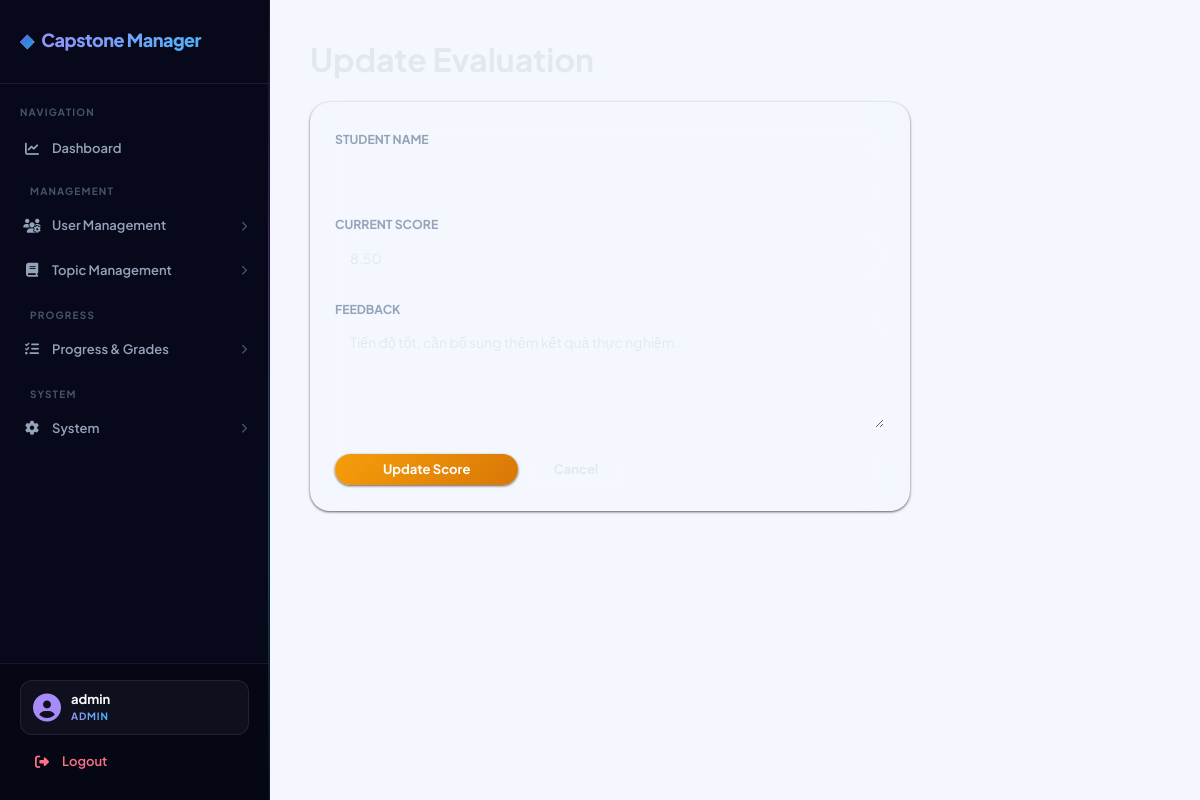
The app's page /index.php?page=score-edit&id=2 (signed in) with its own data.
### tables this page shows
CREATE TABLE evaluation_scores (
  id            INT UNSIGNED AUTO_INCREMENT PRIMARY KEY,
  submission_id INT UNSIGNED   NOT NULL,
  lecturer_id   INT UNSIGNED   NOT NULL,
  score         DECIMAL(5,2)   NOT NULL,
  feedback      TEXT           DEFAULT NULL,
  graded_at     TIMESTAMP DEFAULT CURRENT_TIMESTAMP,
  FOREIGN KEY (submission_id) REFERENCES submissions(id)  ON DELETE CASCADE,
  FOREIGN KEY (lecturer_id)   REFERENCES lecturers(id)    ON DELETE CASCADE
);

### app/controllers/ScoreController.php (called while the page is built, shortened)
<?php
class ScoreController {
    private $scoreModel;
    public function __construct() {
        $this->scoreModel = new Score();
    }
    public function edit() {
        $id    = (int)($_GET['id'] ?? 0);
        $score = $this->scoreModel->find($id);
        require '../app/views/scores/edit.php';
    }
}

### core/Database.php (called while the page is built)
<?php
class Database {
    private static $instance = null;
    private $conn;
    private $host = "localhost";
    private $dbname = "capstone_manager";
    private $username = "root";
    private $password = "";
    private function __construct(){
        try{
            $this->conn = new PDO(
                "mysql:host={$this->host};dbname={$this->dbname};charset=utf8mb4",
                $this->username,
                $this->password
            );
            $this->conn->setAttribute(
                PDO::ATTR_ERRMODE,
                PDO::ERRMODE_EXCEPTION
            );
            $this->conn->setAttribute(
                PDO::ATTR_DEFAULT_FETCH_MODE,
                PDO::FETCH_ASSOC
            );
        }catch(PDOException $e){
            die("Database Error: " . $e->getMessage());
        }
    }
    public static function getInstance(){
        if(self::$instance == null){
            self::$instance = new Database();
        }
        return self::$instance;
    }
    public function getConnection(){
        return $this->conn;
    }
}

### app/models/Score.php (called while the page is built, shortened)
<?php
class Score {
    private $conn;
    public function __construct() {
        $this->conn = Database::getInstance()->getConnection();
    }
    public function find($id) {
        $stmt = $this->conn->prepare("SELECT * FROM evaluation_scores WHERE id = ?");
        $stmt->execute([$id]);
        return $stmt->fetch(PDO::FETCH_ASSOC);
    }
}

### app/views/scores/edit.php (the view)
<?php require '../app/views/layouts/header.php'; ?>
<?php require '../app/views/layouts/sidebar.php'; ?>
<div class="main-content" style="padding: 40px; background-color: #f4f7fe;">
    <h2 class="fw-bold mb-4">Update Evaluation</h2>
    <div class="card border-0 shadow-sm p-4" style="border-radius: 20px; max-width: 600px;">
        <form action="index.php?page=score-update&id=<?= $score['id'] ?>" method="POST">
            <div class="mb-3">
                <label class="fw-bold small text-muted">STUDENT NAME</label>
                <input type="text" class="form-control rounded-pill bg-light" value="<?= htmlspecialchars($score['student_name']) ?>" readonly>
            </div>
            <div class="mb-3">
                <label class="fw-bold small text-muted">CURRENT SCORE</label>
                <input type="number" step="0.1" min="0" max="10" name="score" class="form-control rounded-pill" value="<?= $score['score'] ?>" required>
            </div>
            <div class="mb-4">
                <label class="fw-bold small text-muted">FEEDBACK</label>
                <textarea name="feedback" class="form-control" rows="4" style="border-radius: 15px;"><?= htmlspecialchars($score['feedback']) ?></textarea>
            </div>
            <button type="submit" class="btn btn-warning rounded-pill px-5 fw-bold text-white shadow-sm">Update Score</button>
            <a href="index.php?page=scores" class="btn btn-light rounded-pill px-4 ms-2">Cancel</a>
        </form>
    </div>
</div>
<?php require '../app/views/layouts/footer.php'; ?>

### public/assets/css/style.css (style rules this page uses)
:root { --primary: #7c3aed; --primary-glow: rgba(124, 58, 237, 0.4); --primary-light: rgba(124, 58, 237, 0.15); --accent: #06b6d4; --accent-glow: rgba(6, 182, 212, 0.35); --accent-light: rgba(6, 182, 212, 0.12); --success: #10b981; --success-glow: rgba(16, 185, 129, 0.35); --success-light: rgba(16, 185, 129, 0.12); --warning: #f59e0b; --warning-glow: rgba(245, 158, 11, 0.35); --warning-light: rgba(245, 158, 11, 0.12); --danger: #ef4444; --danger-glow: rgba(239, 68, 68, 0.35); --danger-light: rgba(239, 68, 68, 0.12); --info: #3b82f6; --info-glow: rgba(59, 130, 246, 0.35); --info-light: rgba(59, 130, 246, 0.12); --bg-base: #050816; --bg-surface: #0a0f1e; --bg-elevated: #0d1526; --glass-bg: rgba(255, 255, 255, 0.04); --glass-bg-hover: rgba(255, 255, 255, 0.07); --glass-border: rgba(255, 255, 255, 0.08); --glass-border-hover: rgba(255, 255, 255, 0.15); --glass-blur: blur(20px); --sidebar-w: 270px; --sidebar-bg: #07091a; --text: #e2e8f0; --text-muted: #94a3b8; --text-faint: #475569; --text-bright: #f8fafc; --border: rgba(255, 255, 255, 0.07); --border-light: rgba(255, 255, 255, 0.04); --radius-sm: 8px; --radius-md: 12px; --radius-lg: 16px; --radius-xl: 20px; --radius-2xl: 24px; --radius-3xl: 32px; --shadow-sm: 0 1px 3px rgba(0,0,0,.4), 0 1px 2px rgba(0,0,0,.3); --shadow-md: 0 4px 24px rgba(0,0,0,.35); --shadow-lg: 0 10px 50px rgba(0,0,0,.5); --shadow-glow: 0 0 40px rgba(124, 58, 237, 0.15); --font: 'Plus Jakarta Sans', sans-serif; --transition: all .2s cubic-bezier(0.4, 0, 0.2, 1); --transition-slow: all .4s cubic-bezier(0.4, 0, 0.2, 1); }
*, *::before, *::after { box-sizing: border-box; margin: 0; padding: 0; }
html { scroll-behavior: smooth; }
body { font-family: var(--font); background: var(--bg-base); color: var(--text); font-size: 14px; line-height: 1.6; min-height: 100vh; overflow-x: hidden; }
body::before { content: ''; position: fixed; inset: 0; background: radial-gradient(ellipse 80% 60% at 20% 10%, rgba(124, 58, 237, 0.08) 0%, transparent 60%), radial-gradient(ellipse 60% 50% at 80% 80%, rgba(6, 182, 212, 0.06) 0%, transparent 60%), radial-gradient(ellipse 40% 40% at 50% 50%, rgba(59, 130, 246, 0.04) 0%, transparent 70%); pointer-events: none; z-index: 0; }
a { text-decoration: none; color: inherit; }
.main-content { margin-left: var(--sidebar-w); min-height: 100vh; padding: 28px 32px; background: transparent; position: relative; }
.card { background: var(--glass-bg) !important; backdrop-filter: var(--glass-blur); -webkit-backdrop-filter: var(--glass-blur); border-radius: var(--radius-xl) !important; border: 1px solid var(--glass-border) !important; box-shadow: var(--shadow-md); transition: var(--transition); color: var(--text); }
.btn { display: inline-flex; align-items: center; justify-content: center; gap: 6px; padding: 9px 18px; font-size: 13px; font-weight: 700; font-family: var(--font); border: none; border-radius: var(--radius-md); cursor: pointer; transition: var(--transition); text-decoration: none; line-height: 1; position: relative; overflow: hidden; }
.btn::before { content: ''; position: absolute; inset: 0; background: rgba(255,255,255,0.1); opacity: 0; transition: var(--transition); }
.btn-warning { background: linear-gradient(135deg, #f59e0b, #d97706) !important; color: #fff !important; border: none !important; box-shadow: 0 4px 20px rgba(245,158,11,0.3); }
.btn-light { background: rgba(255,255,255,0.07) !important; color: var(--text) !important; border: 1px solid var(--glass-border) !important; }
.rounded-pill { border-radius: 50px !important; }
.form-control, .form-select { width: 100%; height: 46px; padding: 0 14px; font-size: 14px; font-family: var(--font); color: var(--text); background: rgba(255,255,255,0.05) !important; border: 1.5px solid var(--glass-border) !important; border-radius: var(--radius-md); transition: var(--transition); outline: none; appearance: none; }
.form-control::placeholder { color: var(--text-faint); }
textarea.form-control { height: auto; padding: 12px 14px; resize: vertical; }
.bg-white, .bg-light { background: var(--glass-bg) !important; }
.text-muted { color: var(--text-muted) !important; }
.shadow-sm { box-shadow: var(--shadow-sm) !important; }
.bg-light { background: rgba(255,255,255,0.04) !important; color: var(--text) !important; }

### records on screen
evaluation_scores: score "8.50", feedback "Tiến độ tốt, cần bổ sung thêm kết quả thực nghiệm."

### other values on screen
explode('@', $email)[0] "admin"
$_SESSION['user']['role'] "ADMIN"
